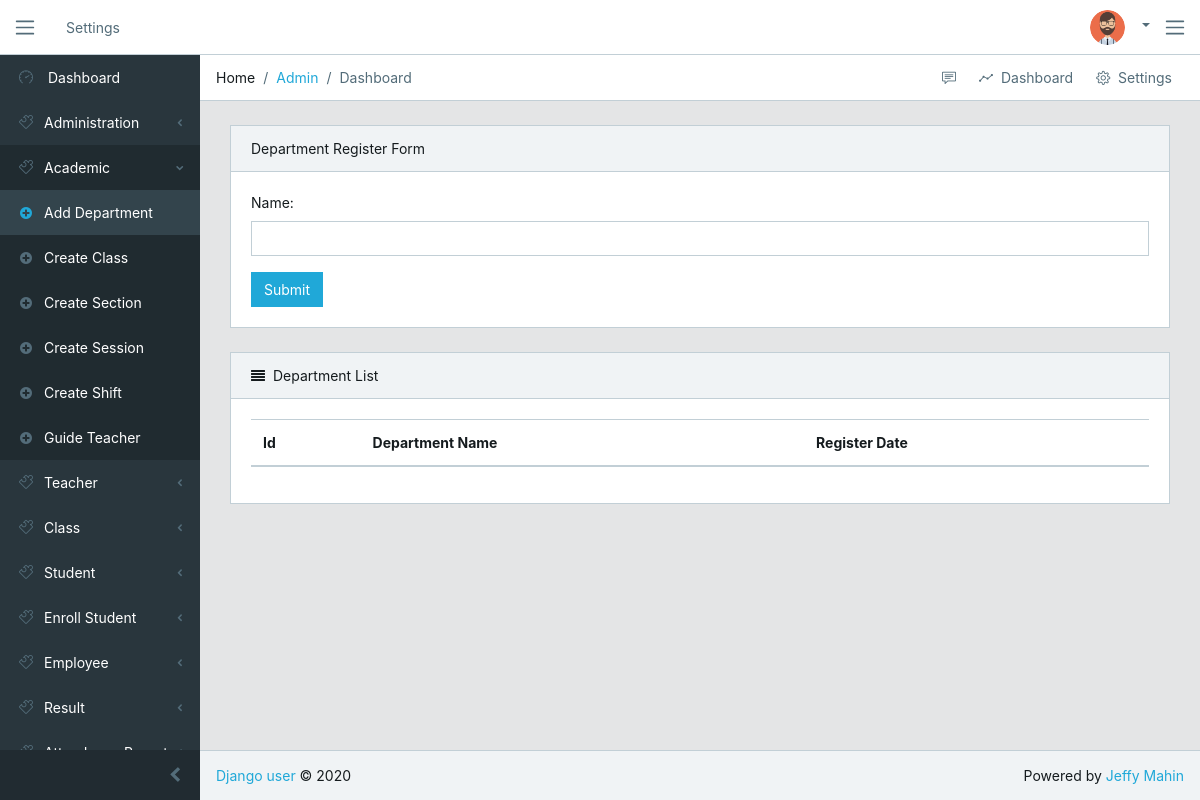
Page /academic/add-department on the earlier database version.
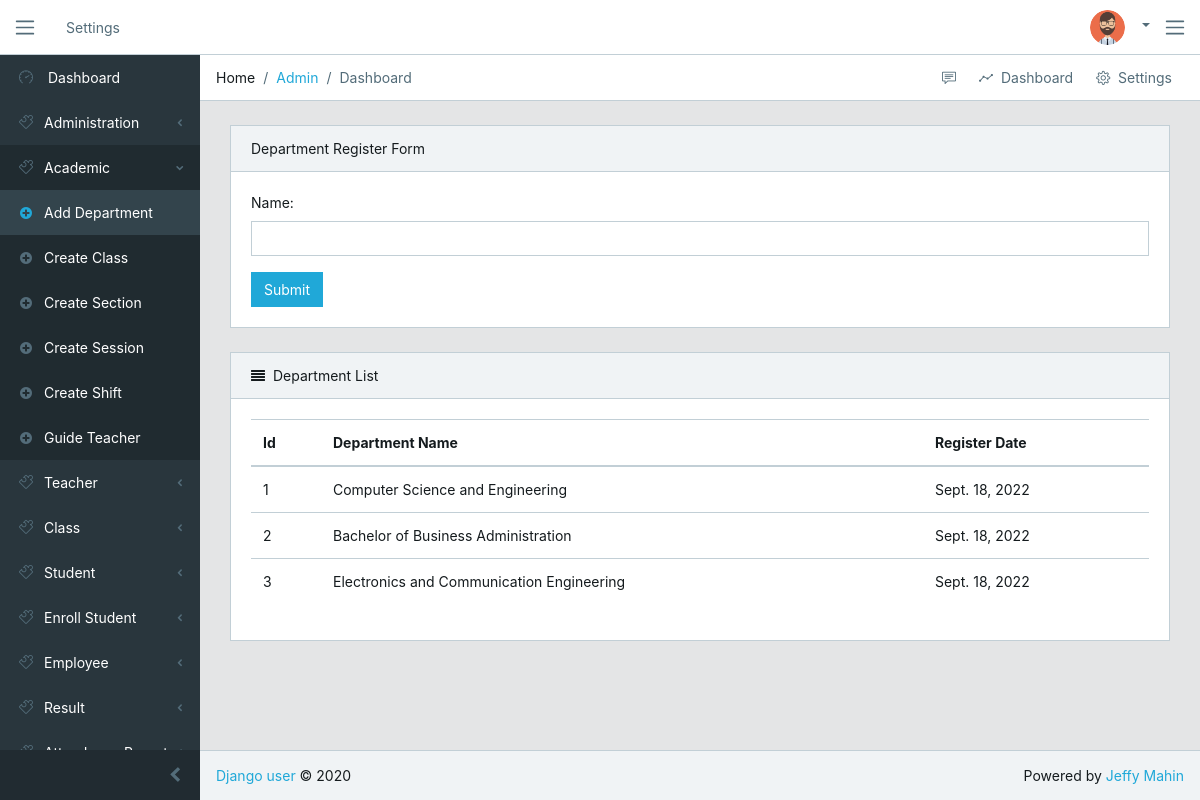
Same page on the later database version.
### academic/models.py (models this page shows, shortened)
class Department(models.Model):
    name = models.CharField(max_length=100, unique=True)
    date = models.DateField(auto_now_add=True)

### academic/views.py (the view)
# urls.py: path('add-department', views.add_department, name="add-department"),
def add_department(request):
    forms = DepartmentForm()
    if request.method == 'POST':
        forms = DepartmentForm(request.POST)
        if forms.is_valid():
            forms.save()
            return redirect('add-department')
    department = Department.objects.all()
    context = {'forms': forms, 'department': department}
    return render(request, 'academic/add-department.html', context)

### academic/forms.py
class DepartmentForm(forms.ModelForm):
    class Meta:
        model = Department
        fields = '__all__'
        widgets = {
            'name': forms.TextInput(attrs={'class': 'form-control'})
        }

### templates/academic/add-department.html (shortened to what this page needs)
{% extends 'base/base.html' %}
{% block content %}
  <div class="card">
    <div class="card-header">Department Register Form</div>
    <div class="card-body">
      <form class="" action="" method="post">
        {{ forms.as_p }}
        <button type="submit" class="btn btn-primary">Submit</button>
      </form>
    </div>
  </div>
  <div class="card">
      <div class="card-header">
          <i class="fa fa-align-justify"></i>Department List</div>
      <div class="card-body">
          <table class="table table-responsive-sm">
              <thead>
                  <tr>
                      <th>Id</th>
                      <th>Department Name</th>
                      <th>Register Date</th>
                  </tr>
              </thead>
              <tbody>
                  {% for department in department %}
                    <tr>
                        <td>{{ department.id }}</td>
                        <td>{{ department.name }}</td>
                        <td>{{ department.date }}</td>
                    </tr>
                  {% endfor %}
              </tbody>
          </table>
      </div>
  </div>
{% endblock %}

Differences in the rows shown:
added Department: id "1", name "Computer Science and Engineering", date "Sept. 18, 2022"
added Department: id "2", name "Bachelor of Business Administration", date "Sept. 18, 2022"
added Department: id "3", name "Electronics and Communication Engineering", date "Sept. 18, 2022"
